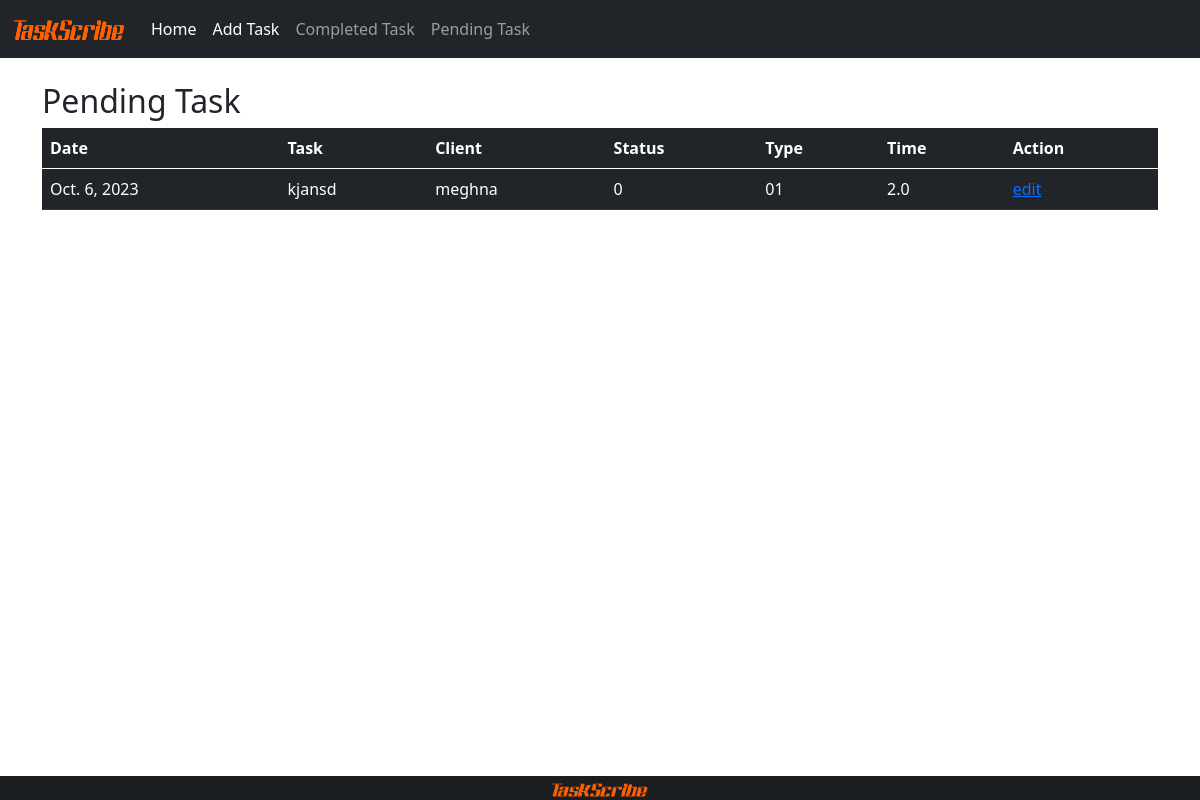
/pending-task/, run on an earlier commit of the app's database.
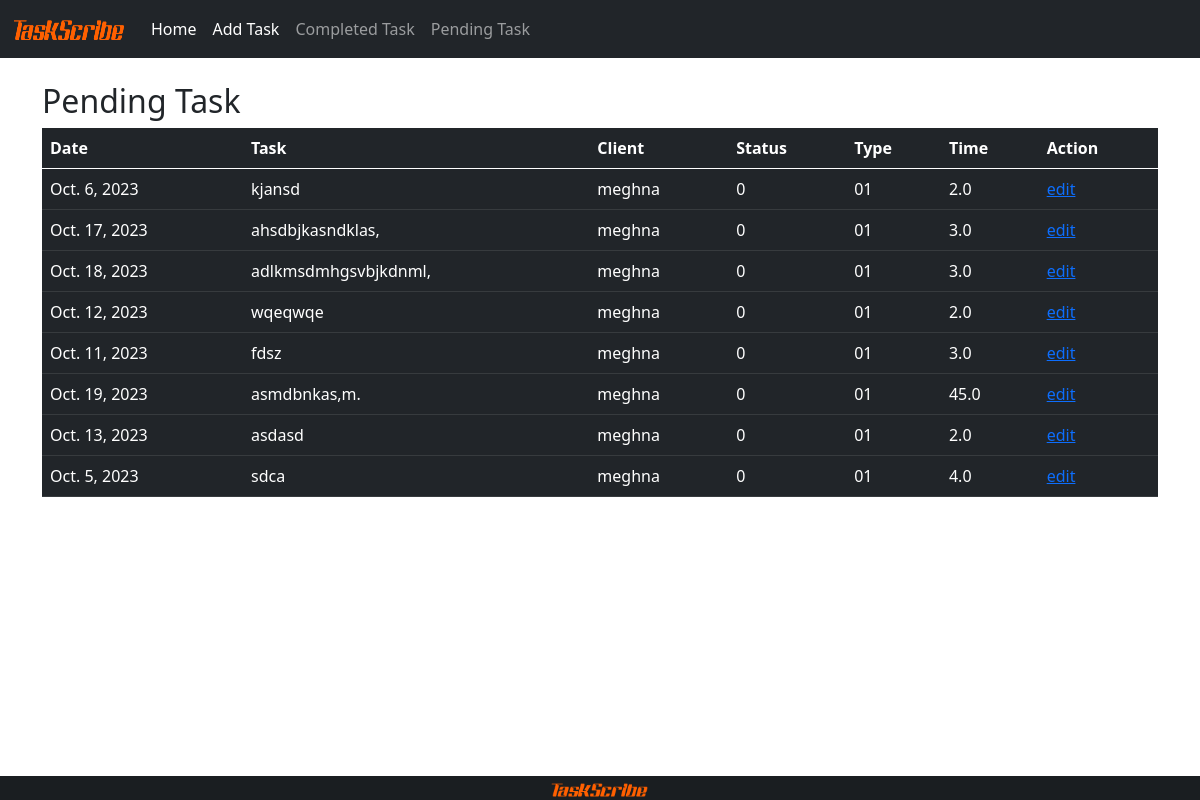
And on a later commit of the database.
### taskapp/models.py (models this page shows, shortened)
class Task(models.Model):
    name = models.CharField(max_length=500,)
    type = models.CharField(max_length=100, null=True, blank=True, )
    client = models.ForeignKey(Client, on_delete=models.PROTECT)
    date = models.DateField()
    status = models.CharField(max_length=1, choices=STATUS, default='0')
    time = models.FloatField()

class Client(models.Model):
    name = models.CharField(max_length=100)

### taskapp/views.py (the view)
# urls.py: path('pending-task/', pending_task, name="pending_task"),
def pending_task(request):
    pending_tasks = Task.objects.filter(status="0")
    return render(request, "pending.html", {
        "pending_tasks" : pending_tasks
    })

### templates/pending.html (shortened to what this page needs)
{% extends 'base.html' %}
{% load static %}
{% block content %}
<div class="row" style="padding-bottom: 100px;">
    <div class="col-12">
    <h2>Pending Task</h2>
    <table class=" table table-hover table-dark">
        <thead>
          <tr>
            <th>Date</th>
            <th>Task</th>
            <th>Client</th>
            <th>Status</th>
            <th>Type</th>
            <th>Time</th>
            <th>Action</th>
          </tr>
        </thead>
        <tbody>
        {% for task in pending_tasks %}
          <tr>
            <td>{{ task.date }}</td>
            <td>{{ task.name }}</td>
            <td>{{ task.client.name}}</td>
            <td>{{ task.status}}</td>
            <td>{{ task.type}}</td>
            <td>{{ task.time}}</td>
            <td>
                <a href="{% url 'edit_task'  task_id=task.id %}" type="button">edit</a>
            </td>
          </tr>
        {% endfor %}
        </tbody>
      </table>
    </div>
</div>
{% endblock%}

What changed in the data, as far as the page shows it:
added Task: date "Oct. 17, 2023", name "ahsdbjkasndklas,", client.name "meghna", status "0", type "01", time "3.0"
added Task: date "Oct. 18, 2023", name "adlkmsdmhgsvbjkdnml,", client.name "meghna", status "0", type "01", time "3.0"
added Task: date "Oct. 12, 2023", name "wqeqwqe", client.name "meghna", status "0", type "01", time "2.0"
added Task: date "Oct. 11, 2023", name "fdsz", client.name "meghna", status "0", type "01", time "3.0"
added Task: date "Oct. 19, 2023", name "asmdbnkas,m.", client.name "meghna", status "0", type "01", time "45.0"
added Task: date "Oct. 13, 2023", name "asdasd", client.name "meghna", status "0", type "01", time "2.0"
added Task: date "Oct. 5, 2023", name "sdca", client.name "meghna", status "0", type "01", time "4.0"
